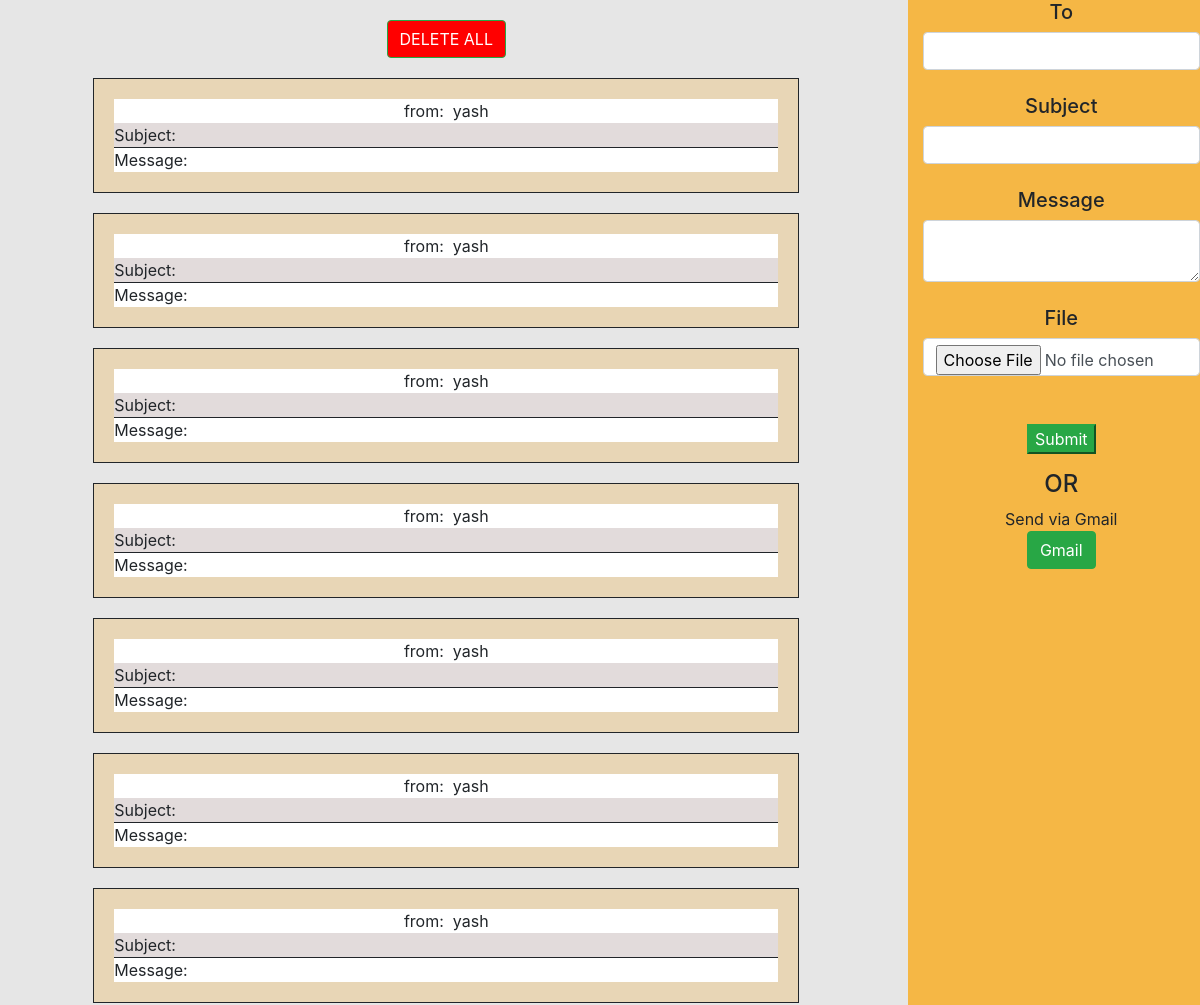
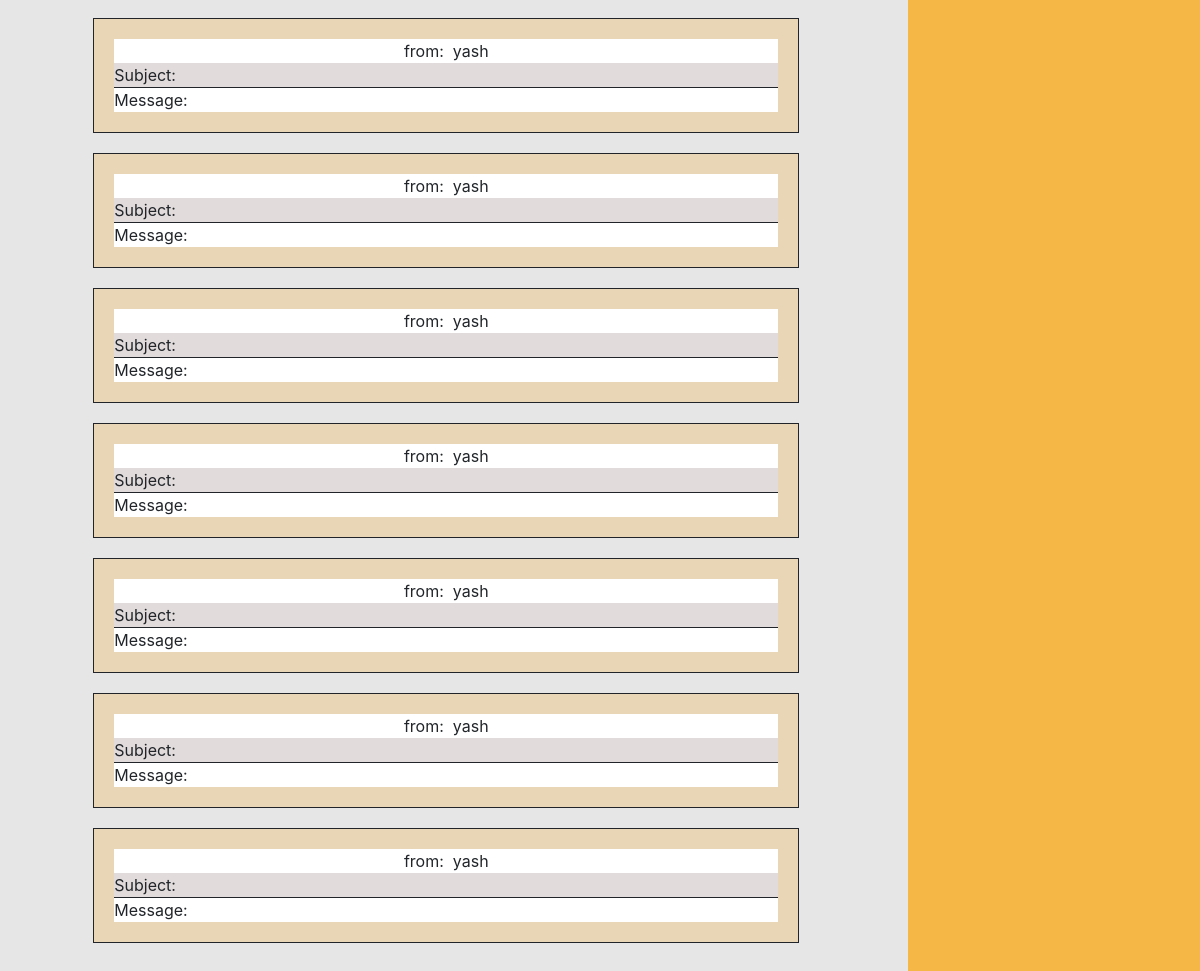
Page /mymail.php on the committed database (2 pictures, top to bottom).
### tables this page shows
CREATE TABLE IF NOT EXISTS `eemmail` (
  `mid` int(10) NOT NULL AUTO_INCREMENT,
  `fromm` varchar(30) NOT NULL,
  `too` varchar(30) NOT NULL,
  `suubject` varchar(50) NOT NULL,
  `messege` varchar(150) NOT NULL,
  `ffile` longblob NOT NULL,
  PRIMARY KEY (`mid`)
);

### mymail.php (the view, shortened to what this page needs)
<?php
include 'conn.php';
$my=$_SESSION['name'];
$q="select * from eemmail where too='$my' order by mid desc";
$query=mysqli_query($conn,$q);
?>
<html>
    <head>
        <link href="https://stackpath.bootstrapcdn.com/bootstrap/4.1.1/css/bootstrap.min.css" rel="stylesheet">
    </head>
    <body>
        <div class="container-flow">
            <div class="row">
                <div class="col-12 col-lg-9" style="background-color:#e6e6e6;padding:20px;" align="center">
                    <a href="maildelete.php"><input class="btn btn-success" type="button" value="DELETE ALL" style="background-color:red"></a>
                    <?php
                    while($row = mysqli_fetch_array($query))
                    {
                    ?>
                    <div style="width:80%;background-color:#e8d6b6;border-style:solid;border-width:1px;padding:20px;margin:20px;">
                        <div style="width:100%;background-color:#fff;" class="responsive">from:&nbsp&nbsp<?php echo $row['fromm']; ?></div>
                        <div style="width:100%;border-width:0px 0px 1px 0px;border-style:solid;background-color:#e2dbdb;" class="responsive">
                          <div align="left" style="width:10%;float:left;" class="responsive">Subject:</div><div style="width:60%"><?php echo $row['suubject'],"<br>"; ?></div>
                        </div>
                        <div style="width:100%;background-color:#fff" class="responsive">
                            <div align="left" style="width:10%;float:left;" >Message:</div><div style="width:60%"><?php echo $row['messege'],"<br>"; echo $row['ffile']; ?></div>
                        </div>
                    </div>
                    <?php } ?>
                </div>
                <div class="col-12 col-lg-3" style="background-color:#f5b745" align="center">
                    <form action="mail.php" method="post" class="login-form">
                        <h5>To</h5><input type="text" name="to" class="form-control"><br>
                        <h5>Subject</h5><input type="text" name="subject" class="form-control"><br>
                        <h5>Message</h5><textarea name="messege" class="form-control"></textarea><br>
                        <h5>File</h5><input type="file" name="file" class="form-control">
                        <br><br>
        <input type="submit" class="btn-success">
    </form>
                    <h4>OR</h4>Send via Gmail
            <div>
                <a href="https://www.gmail.com"><button class="btn btn-success">Gmail</button></a>
            </div><br>
                </div>
        </div>
    </body>
</html>

### rows in the picture
eemmail: fromm "yash"
eemmail: fromm "yash"
eemmail: fromm "yash"
eemmail: fromm "yash"
eemmail: fromm "yash"
eemmail: fromm "yash"
eemmail: fromm "yash"
eemmail: fromm "yash"
eemmail: fromm "yash"
eemmail: fromm "yash"
eemmail: fromm "yash"
eemmail: fromm "yash"
eemmail: fromm "yash"
eemmail: fromm "yash"
